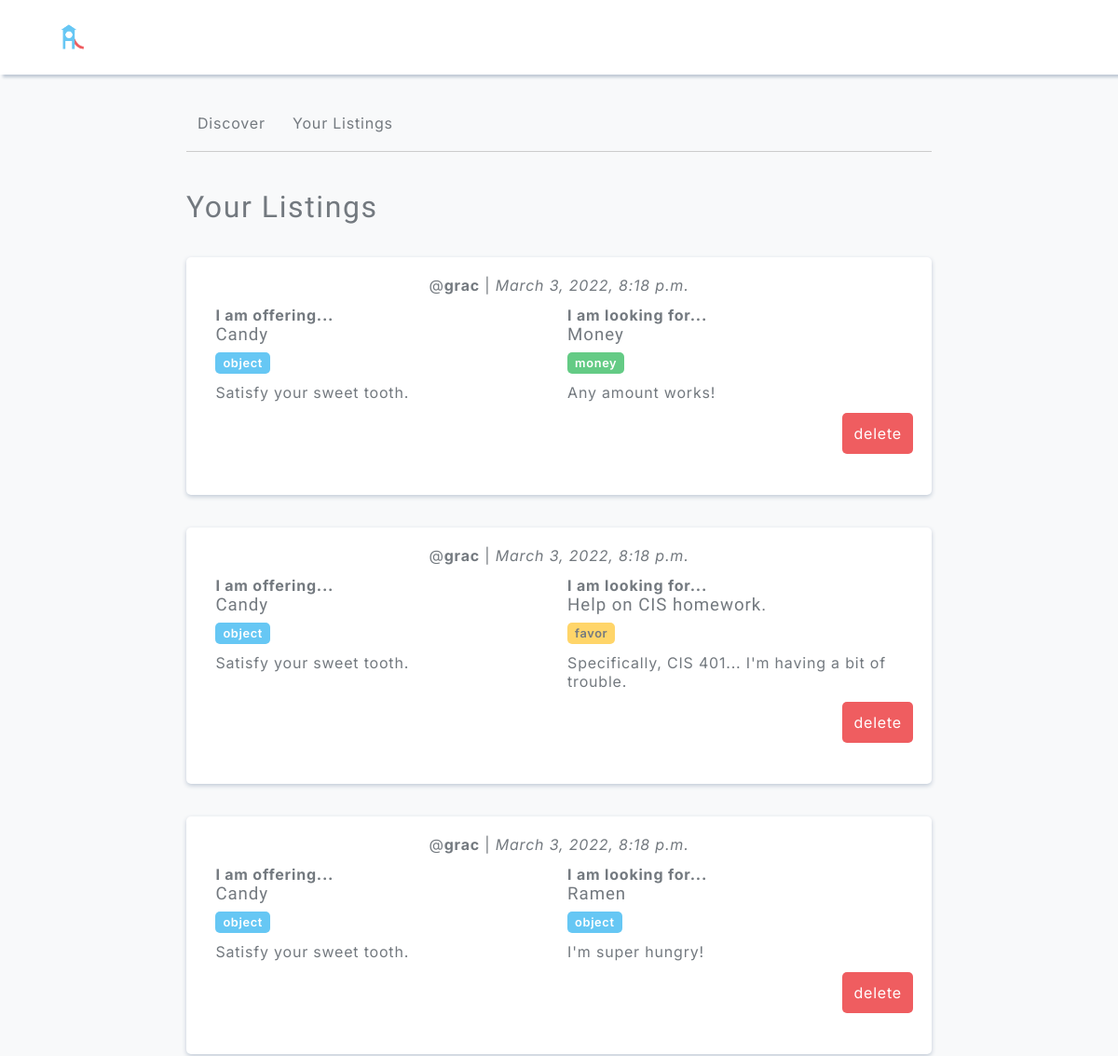
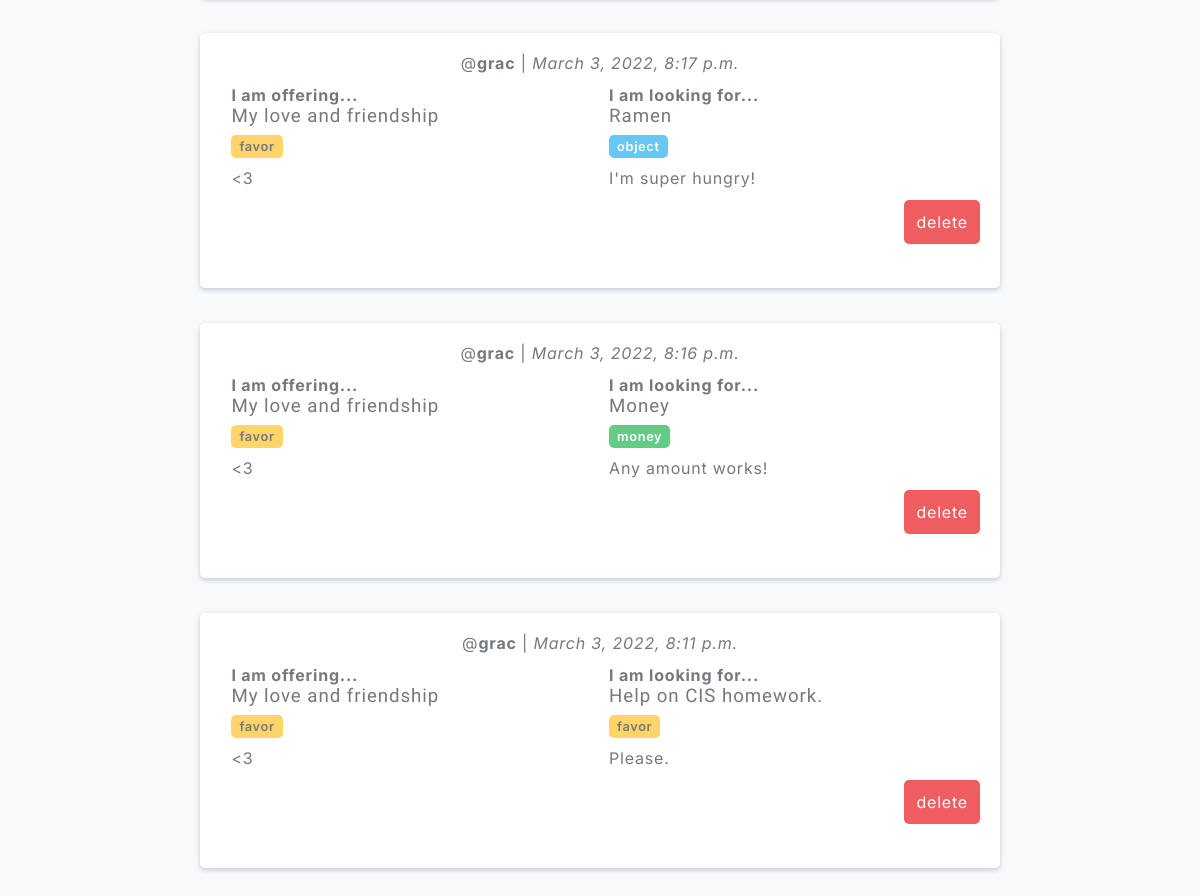
The page /your_listings/ (signed in) on the database its author committed (2 pictures, top to bottom).
### main/models.py (models this page shows, shortened)
class Exchange(models.Model):
    seller = models.ForeignKey(User, on_delete=models.CASCADE, null=True)
    buyer = models.ForeignKey(User, on_delete=models.CASCADE, related_name="buyer", null=True)
    created_on = models.DateTimeField()
    offer_title = models.TextField(max_length=100, default="")
    offer_description = models.TextField(max_length=1000, default="")
    offer_type = models.TextField(default="")
    lf_title = models.TextField(max_length=100, default="")
    lf_description = models.TextField(max_length=1000, default="")
    lf_type = models.TextField(default="")
    name = models.TextField(default="")

### main/views.py (the view)
def your_listings_view(request):
    if not request.user.is_authenticated:
        return redirect('/splash/')
    exchanges = Exchange.objects.all().order_by('-created_on').filter(seller=request.user)
    return render(request, 'your_listings.html', {'exchanges': exchanges})

### main/templates/your_listings.html (shortened to what this page needs)
{% extends 'base.html' %} {% load static %}
{% block styles %}{% load static %}
<link rel="stylesheet" type="text/css" href="{% static 'css/listings.css' %}" />
<link rel="stylesheet" type="text/css" href="{% static 'css/your_listings.css' %}" />
{% endblock %}
{% block body %}
<div id="your-listings-page">
  <h1>Your Listings</h1>
  <div>
    {% for exchange in exchanges %}
    <div class="exchange-card">
      <p class="exchange-meta-data">
        @<strong>{{ exchange.seller.username }}</strong> |
        <em>{{ exchange.created_on }}</em>
      </p>
      <div class="exchange-offer-container">
        <p><strong>I am offering...</strong></p>
        <h3>{{ exchange.offer_title }}</h3>
        {% if exchange.offer_type == "object" %}
          <p class="exchange-type object-type">{{ exchange.offer_type }}</p>
        {% elif exchange.offer_type == "money" %}
          <p class="exchange-type money-type">{{ exchange.offer_type }}</p>
        {% elif exchange.offer_type == "favor" %}
          <p class="exchange-type favor-type">{{ exchange.offer_type }}</p>
        {% endif %}
        <p>{{ exchange.offer_description }}</p>
      </div>
      <div class="exchange-lf-container">
        <p><strong>I am looking for...</strong></p>
        <h3>{{ exchange.lf_title }}</h3>
        {% if exchange.lf_type == "object" %}
          <p class="exchange-type object-type">{{ exchange.lf_type }}</p>
        {% elif exchange.lf_type == "money" %}
          <p class="exchange-type money-type">{{ exchange.lf_type }}</p>
        {% elif exchange.lf_type == "favor" %}
          <p class="exchange-type favor-type">{{ exchange.lf_type }}</p>
        {% endif %}
        <p>{{ exchange.lf_description }}</p>
      </div>
      <div style="text-align: right;">
        <button id="exchange-delete-btn">
          <a href="/delete?id={{exchange.id}}">delete</a>
        </button>
      </div>
    </div>
    {% endfor %}
  </div>
</div>
{% endblock %}

### main/static/css/base.css (style rules this page uses)
* { font-family: "Inter", "IBM Plex Sans", "Avenir", "Roboto", sans-serif; letter-spacing: .05em; margin: 0; padding: 0; }
body { background-color: #f8f9fa; color: #73797f; }
h1, h2, h3, h4 { font-weight: 400; font-family: "Sen", sans-serif; }

### main/static/css/listings.css (style rules this page uses)
.exchange-card { vertical-align: top; padding: 20px 20px 20px 20px; border-radius: 5px; margin-top: 35px; margin-bottom: 35px; background-color: #fff; box-shadow: 0px 2px 5px #c1cad6; }
.exchange-meta-data { text-align: center; margin-bottom: 12px; }
.exchange-type { font-size: 0.8rem; font-weight: 600; padding: 4px 8px 4px 8px; border-radius: 5px; color: black; width: fit-content; margin: 8px 0px 10px 0px; }
.exchange-offer-container, .exchange-lf-container { vertical-align: top; display: inline-block; width: 46%; padding: 0px 1.5% 0px 1.5%; }
.object-type { background-color: #66c7f4; color: white; }
.favor-type { background-color: #ffd569; color: #737980; }
.money-type { background-color: #64cb85; color: white; }
.exchange-card button { text-align: center; padding: 12px; font-size: 1rem; margin: 12px 0px 24px 0px; border: none; border-radius: 5px; background-color: #ef5d60; }
.exchange-card button a { color: white; text-decoration: none;; }

### main/static/css/your_listings.css (style rules this page uses)
#your-listings-page h1 { margin-bottom: 24px; }

### rows shown on the page
Exchange: seller.username "grac", created_on "March 3, 2022, 8:18 p.m.", offer_title "Candy", offer_type "object", offer_description "Satisfy your sweet tooth.", lf_title "Money", lf_type "money", lf_description "Any amount works!"
Exchange: seller.username "grac", created_on "March 3, 2022, 8:18 p.m.", offer_title "Candy", offer_type "object", offer_description "Satisfy your sweet tooth.", lf_title "Help on CIS homework.", lf_type "favor", lf_description "Specifically, CIS 401... I'm having a bit of trouble."
Exchange: seller.username "grac", created_on "March 3, 2022, 8:18 p.m.", offer_title "Candy", offer_type "object", offer_description "Satisfy your sweet tooth.", lf_title "Ramen", lf_type "object", lf_description "I'm super hungry!"
Exchange: seller.username "grac", created_on "March 3, 2022, 8:17 p.m.", offer_title "My love and friendship", offer_type "favor", offer_description "<3", lf_title "Ramen", lf_type "object", lf_description "I'm super hungry!"
Exchange: seller.username "grac", created_on "March 3, 2022, 8:16 p.m.", offer_title "My love and friendship", offer_type "favor", offer_description "<3", lf_title "Money", lf_type "money", lf_description "Any amount works!"
Exchange: seller.username "grac", created_on "March 3, 2022, 8:11 p.m.", offer_title "My love and friendship", offer_type "favor", offer_description "<3", lf_title "Help on CIS homework.", lf_type "favor", lf_description "Please."
